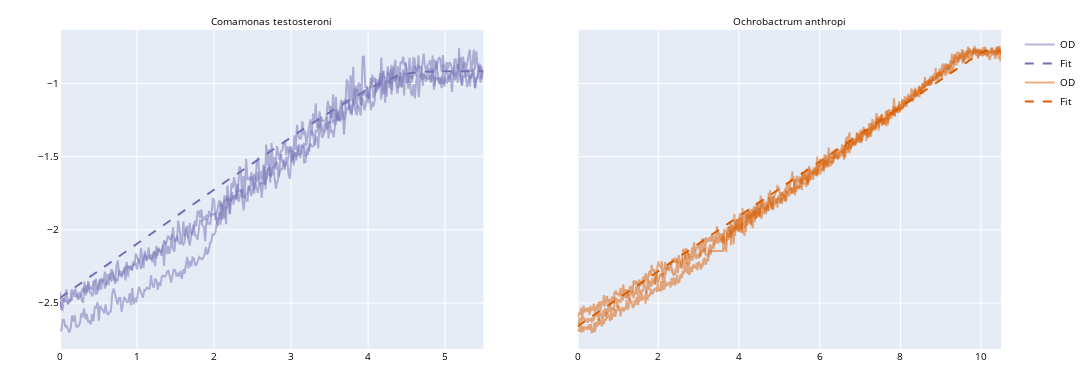

The notebook cell this image was saved under:
### Code cell
plot_chibio_batch()

### Figure 1 — Plotly figure (JSON) as saved in the notebook; plotly's stock layout.template omitted (floating-point values rounded to 4 significant figures; data arrays with more than 128 entries replaced by an {"elided": "..."} marker saying what was removed)
{"data": [{"line": {"color": "#7570B3", "width": 2}, "marker": {"size": 2}, "name": "OD", "opacity": 0.5, "showlegend": true, "type": "scatter", "x": {"elided": "330 float values"}, "xaxis": "x", "y": {"elided": "330 float values"}, "yaxis": "y"}, {"line": {"color": "#7570B3", "width": 2}, "marker": {"size": 2}, "name": "OD", "opacity": 0.5, "showlegend": false, "type": "scatter", "x": {"elided": "330 float values"}, "xaxis": "x", "y": {"elided": "330 float values"}, "yaxis": "y"}, {"line": {"color": "#7570B3", "width": 2}, "marker": {"size": 2}, "name": "OD", "opacity": 0.5, "showlegend": false, "type": "scatter", "x": {"elided": "317 float values"}, "xaxis": "x", "y": {"elided": "317 float values"}, "yaxis": "y"}, {"line": {"color": "#7570B3", "dash": "dash", "width": 2}, "marker": {"size": 2}, "name": "Fit", "showlegend": true, "type": "scatter", "x": {"elided": "330 float values"}, "xaxis": "x", "y": {"elided": "326 float values"}, "yaxis": "y"}, {"line": {"color": "#D95F02", "width": 2}, "marker": {"size": 2}, "name": "OD", "opacity": 0.5, "showlegend": true, "type": "scatter", "x": {"elided": "630 float values"}, "xaxis": "x2", "y": {"elided": "630 float values"}, "yaxis": "y2"}, {"line": {"color": "#D95F02", "width": 2}, "marker": {"size": 2}, "name": "OD", "opacity": 0.5, "showlegend": false, "type": "scatter", "x": {"elided": "630 float values"}, "xaxis": "x2", "y": {"elided": "630 float values"}, "yaxis": "y2"}, {"line": {"color": "#D95F02", "width": 2}, "marker": {"size": 2}, "name": "OD", "opacity": 0.5, "showlegend": false, "type": "scatter", "x": {"elided": "630 float values"}, "xaxis": "x2", "y": {"elided": "630 float values"}, "yaxis": "y2"}, {"line": {"color": "#D95F02", "dash": "dash", "width": 2}, "marker": {"size": 2}, "name": "Fit", "showlegend": true, "type": "scatter", "x": {"elided": "630 float values"}, "xaxis": "x2", "y": {"elided": "630 float values"}, "yaxis": "y2"}], "layout": {"annotations": [{"font": {"color": "black", "size": 10}, "showarrow": false, "text": "Comamonas testosteroni", "x": 0.225, "xanchor": "center", "xref": "paper", "y": 1, "yanchor": "bottom", "yref": "paper"}, {"font": {"color": "black", "size": 10}, "showarrow": false, "text": "Ochrobactrum anthropi", "x": 0.775, "xanchor": "center", "xref": "paper", "y": 1, "yanchor": "bottom", "yref": "paper"}], "font": {"color": "black", "size": 10}, "height": 375, "legend": {"title": {"font": {"color": "black", "size": 10}}}, "margin": {"b": 20, "l": 60, "r": 20, "t": 30}, "title": {"font": {"color": "black", "size": 10}}, "width": 1200, "xaxis": {"anchor": "y", "autorange": true, "domain": [0, 0.45], "range": [0, 5.498], "title": {"font": {"color": "black", "size": 10}, "standoff": 10}, "type": "linear"}, "xaxis2": {"anchor": "y2", "autorange": true, "domain": [0.55, 1], "range": [0, 10.49], "title": {"font": {"color": "black", "size": 10}, "standoff": 10}, "type": "linear"}, "yaxis": {"anchor": "x", "autorange": true, "domain": [0, 1], "range": [-2.815, -0.6338], "title": {"font": {"color": "black", "size": 10}, "standoff": 10}, "type": "linear"}, "yaxis2": {"anchor": "x2", "autorange": true, "domain": [0, 1], "matches": "y", "range": [-2.815, -0.6338], "showticklabels": false, "title": {"font": {"color": "black", "size": 10}, "standoff": 10}, "type": "linear"}}}
